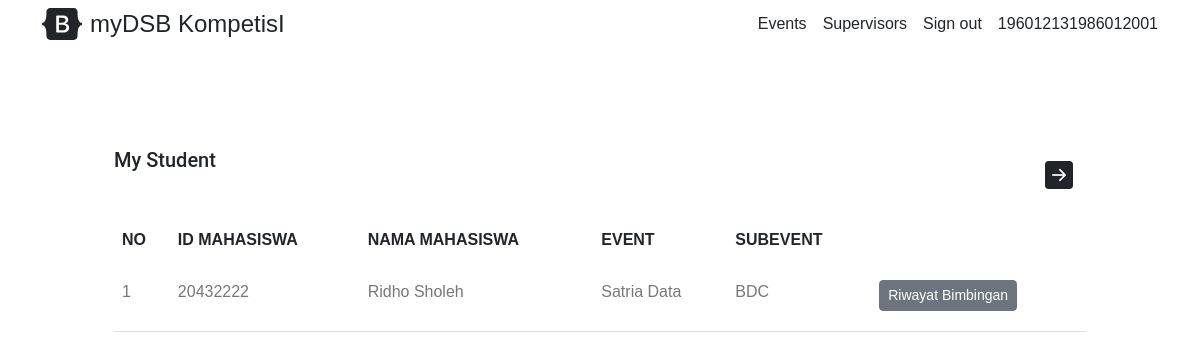
The page /users/students (signed in) on the database as committed earlier.
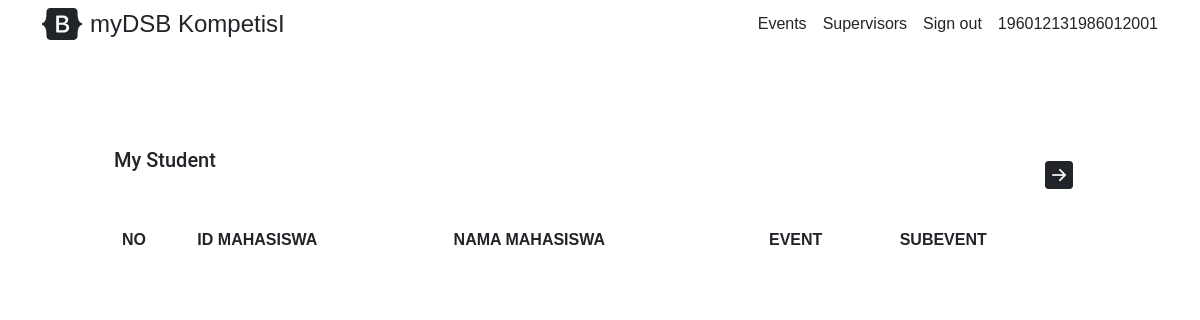
The same page on the database as committed later.
### tables this page shows
CREATE TABLE events_participants (
  id INTEGER,
  id_event INTEGER,
  title_event TEXT,
  id_mahasiswa INTEGER,
  nama_mahasiswa TEXT,
  id_dosen INTEGER,
  nama_dosen TEXT,
  id_subevent INTEGER,
  keterangan_subevent TEXT,
  semester INTEGER,
  PRIMARY KEY("id" AUTOINCREMENT)
);

### routes/users.py (the view)
@users_bp.route("/users/students", methods=["GET"])
def get_mystudents():
  if not current_user.is_authenticated:
    flash('please login')
    return redirect(url_for('index'))
  if not current_user.role == 'dosen':
    flash('you dont have access')
    return redirect(url_for('index'))
  data = users_ct.get_mystudents()
  return render_template('users/mystudents.html', data=data)

### controller/users.py (called while the page is built)
def get_mystudents():
   conn = sqlite3.connect(DB)
   cursor = conn.cursor()
   cursor.execute("SELECT * FROM `events_participants` WHERE (`id_dosen` = ?)", (current_user.id,))
   data = cursor.fetchall()
   conn.close()
   return data

### models/users.py (called while the page is built)
@lm.user_loader
def user_loader(id):
    return Users.query.get(int(id))

### templates/users/mystudents.html (shortened to what this page needs)
<!doctype html>
<html lang="en">
  <head>
    <link href="https://cdn.jsdelivr.net/npm/bootstrap@5.2/dist/css/bootstrap.min.css" rel="stylesheet">
    <link rel="stylesheet" href="https://cdn.jsdelivr.net/npm/bootstrap-icons@1.10/font/bootstrap-icons.css">
    <link rel="stylesheet" href="../../static/css.css">
  </head>
  <body>
    <header>
      <div class="container d-flex flex-column flex-md-row align-items-center pb-1 pt-1"><a href="/" class="d-flex align-items-center text-dark text-decoration-none"><span class="fs-4">myDSB KompetisI</span></a>
          <nav class="d-inline-flex mt-2 mt-md-0 ms-md-auto">
            <a class="me-3 py-2 text-dark text-decoration-none" href="/events">Events</a>
            <a class="me-3 py-2 text-dark text-decoration-none" href="/supervisors">Supervisors</a>
            {% if current_user.is_authenticated %}
              <a class="me-3 py-2 text-dark text-decoration-none" href="/signout">Sign out</a>
              <a class="py-2 text-dark text-decoration-none" href="/users/home">{{ current_user.username }}</a>
            {% else %}
              <a class="me-3 py-2 text-dark text-decoration-none" href="/signin">Sign in</a>
              <a class="py-2 text-dark text-decoration-none" href="/signup">Sign up</a>
            {% endif %}
          </nav>
      </div>
    </header>
    <div class="container p-5">
      <div class="row pt-1">
        <div class="col-12 min-vh-100 p-5 container">
          <button class="btn float-end" data-bs-toggle="offcanvas" data-bs-target="#offcanvas" role="button" {% if not current_user.is_authenticated %} hidden {% endif %}>
            <i class="bi bi-arrow-right-square-fill fs-3" data-bs-toggle="offcanvas" data-bs-target="#offcanvas"></i>
          </button>
          <h2 class="mb-5">
            My Student
          </h2>
          <div class="table-responsive">
            <table class="table custom-table">
              <thead>
                <tr>
                  <th scope="col">NO</th>
                  <th scope="col">ID MAHASISWA</th>
                  <th scope="col">NAMA MAHASISWA</th>
                  <th scope="col">EVENT</th>
                  <th scope="col">SUBEVENT</th>
                </tr>
              </thead>
              <tbody>
                {% for dt in data %}
                <tr>
                  <td>{{ loop.index }}</td>
                  <td>
                    {% if dt[3] != None %} {{ dt[3] }} {% else %} Tidak Ada {% endif %}
                  </td>
                  <td>
                    {% if dt[4] != None %} {{ dt[4] }} {% else %} Tidak Ada {% endif %}
                  </td>
                  <td>
                    {% if dt[2] != None %} {{ dt[2] }} {% else %} Tidak Ada {% endif %}
                  </td>
                  <td>
                    {% if dt[8] != None %} {{ dt[8] }} {% else %} Tidak Ada {% endif %}
                  </td>
                  <td>
                    <a href=/ep/{{ dt[0] }}/bimbingan>
                      <button type="button" class="btn btn-secondary btn-sm">Riwayat Bimbingan</button>
                    </a>
                  </td>
                </tr>
                {% endfor %}
              </tbody>
            </table>
          </div>
        </div>
      </div>
    </div>
  </body>
</html>

Rows that differ between the two databases and show on the page:
no longer on this page (row edited): events_participants: id_mahasiswa "20432222", nama_mahasiswa "Ridho Sholeh", title_event "Satria Data", keterangan_subevent "BDC"
